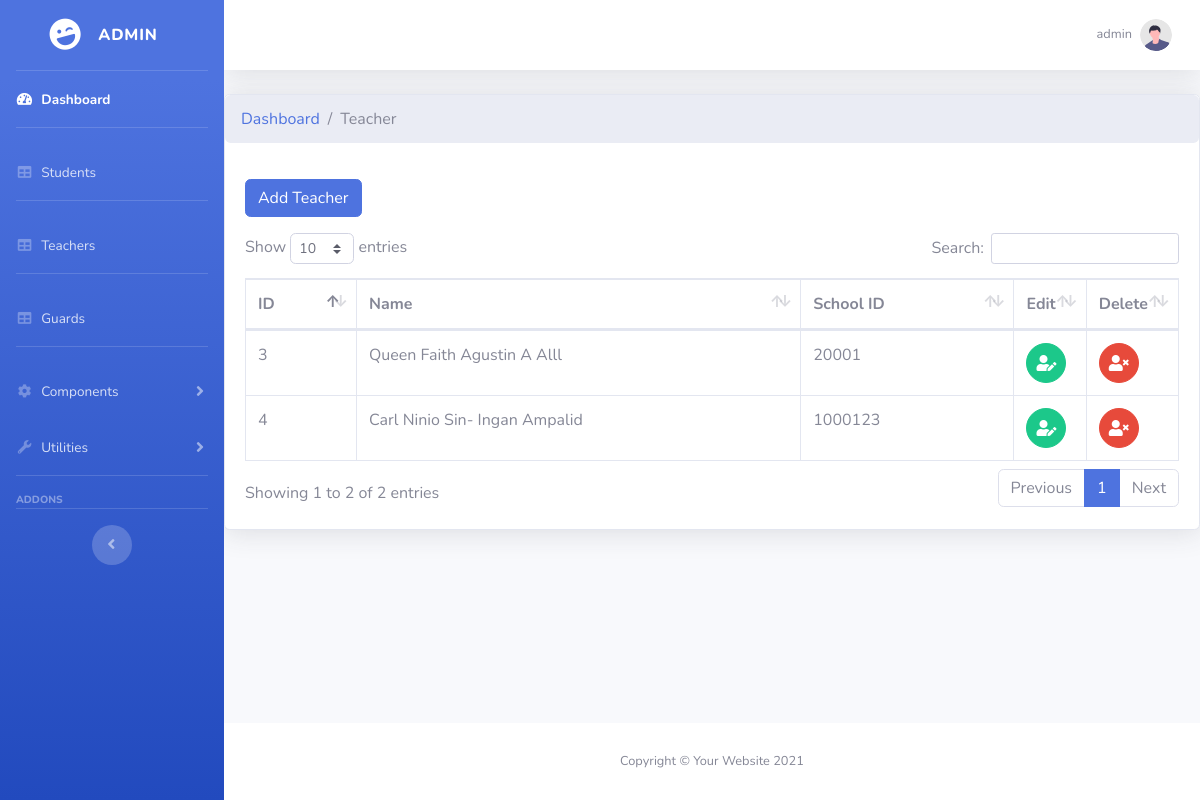
The page /admin/teachers.php (signed in) on the database as committed earlier.
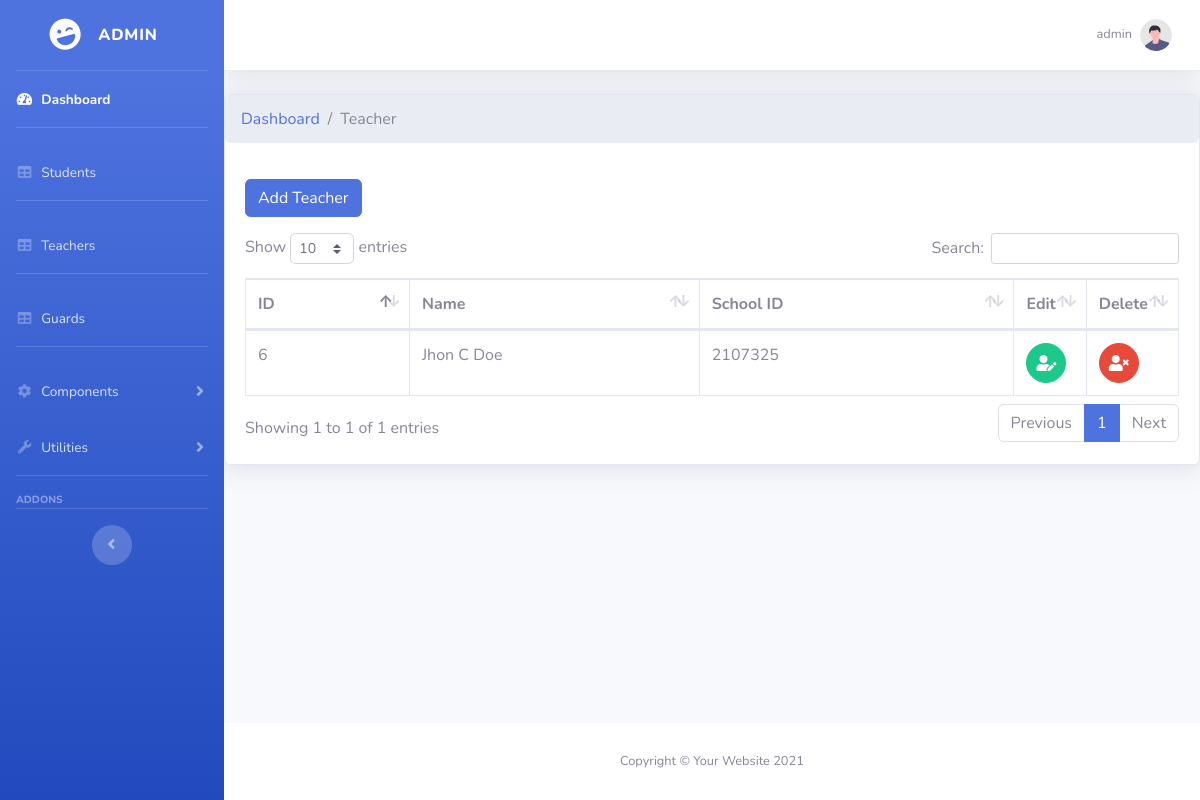
The same page on the database as committed later.
### tables this page shows
CREATE TABLE `tbl_teacher` (
  `id` int(11) NOT NULL,
  `school_id` varchar(150) NOT NULL,
  `fname` varchar(160) NOT NULL,
  `mname` varchar(160) NOT NULL,
  `lname` varchar(160) NOT NULL,
  `date_created` datetime(5) NOT NULL DEFAULT current_timestamp(5)
);

### admin/teachers.php (the view, shortened to what this page needs)
<?php
    include '../process.php';
    include 'include/header.php';
    include 'include/sidebar.php';
    include 'include/topbar.php';
?>
    <div class="card shadow mb-4">
        <nav aria-label="breadcrumb">
            <ol class="breadcrumb">
                <li class="breadcrumb-item"><a href="index.php">Dashboard</a></li>
                <li class="breadcrumb-item active" aria-current="page">Teacher</li>
            </ol>
        </nav>
        <div class="card-body">
                <button type="button" class="btn btn-primary mb-3 float-left" data-toggle="modal" data-target="#exampleModal_0">
                    Add Teacher
                </button>
            <div class="table-responsive">
                <table class="table table-bordered" id="dataTable1" width="100%" cellspacing="0">
                    <thead>
                        <tr>
                            <th>ID</th>
                            <th>Name</th>
                            <th>School ID</th>
                            <th>Edit</th>
                            <th>Delete</th>
                        </tr>
                    </thead>
                    <tbody>
                        <?php
                            $query = "SELECT * FROM tbl_teacher";
                            $query_run = mysqli_query($connection,$query);
                        ?>
                        <?php
                            if (mysqli_num_rows($query_run) > 0){
                                while($row = mysqli_fetch_assoc($query_run)){
                        ?>
                                    <tr style="text-transform: capitalize;">
                                        <td>
                                            <?php echo htmlspecialchars($row['id']); ?>
                                        </td>
                                        <td>
                                            <?php echo htmlspecialchars($row['fname']." ".$row['mname']. " " .$row['lname']); ?>
                                        </td>
                                        <td>
                                            <?php echo htmlspecialchars($row['school_id']); ?>
                                        </td>
                                        <td width="2%">
                                            <button type="button" class="btn btn-success btn-circle" id="edit_teacher" data-toggle="modal" data-target="#exampleModal_1" data-id1="<?php echo htmlspecialchars($row['id']); ?>" data-id2="<?php echo htmlspecialchars($row['school_id']); ?>" data-id3="<?php echo htmlspecialchars($row['fname']); ?>" data-id4="<?php echo htmlspecialchars($row['mname']); ?>" data-id5="<?php echo htmlspecialchars($row['lname']); ?>" >
                                                <i class="fas fa-user-edit"></i>
                                            </button>
                                        </td>
                                        <td width="2%">
                                            <button type="button" class="btn btn-danger btn-circle" id="delete_teacher" data-toggle="modal" data-target="#exampleModal_2" data-id1="<?php echo htmlspecialchars($row['id']); ?>" data-id2="<?php echo htmlspecialchars($row['school_id']); ?>" >
                                                <i class="fa fa-user-times"></i>
                                            </button>
                                        </td>
                                    </tr>
                    <?php
                                }
                            }
                    ?>
                    </tbody>
                </table>
            </div>
        </div>
    </div>
<?php
    include 'include/footer.php';
?>

Rows that differ between the two databases and show on the page:
removed tbl_teacher: id "3", fname+mname+lname "Queen Faith Agustin A Alll", school "20001"
removed tbl_teacher: id "4", fname+mname+lname "Carl Ninio Sin- Ingan Ampalid", school "1000123"
added tbl_teacher: id "6", fname+mname+lname "Jhon C Doe", school "2107325"
Other text that changed with them:
text written by a page script: "Show entries Search: Showing 1 to 2 of 2 entries Previous 1 Next" → "Show entries Search: Showing 1 to 1 of 1 entries Previous 1 Next"
